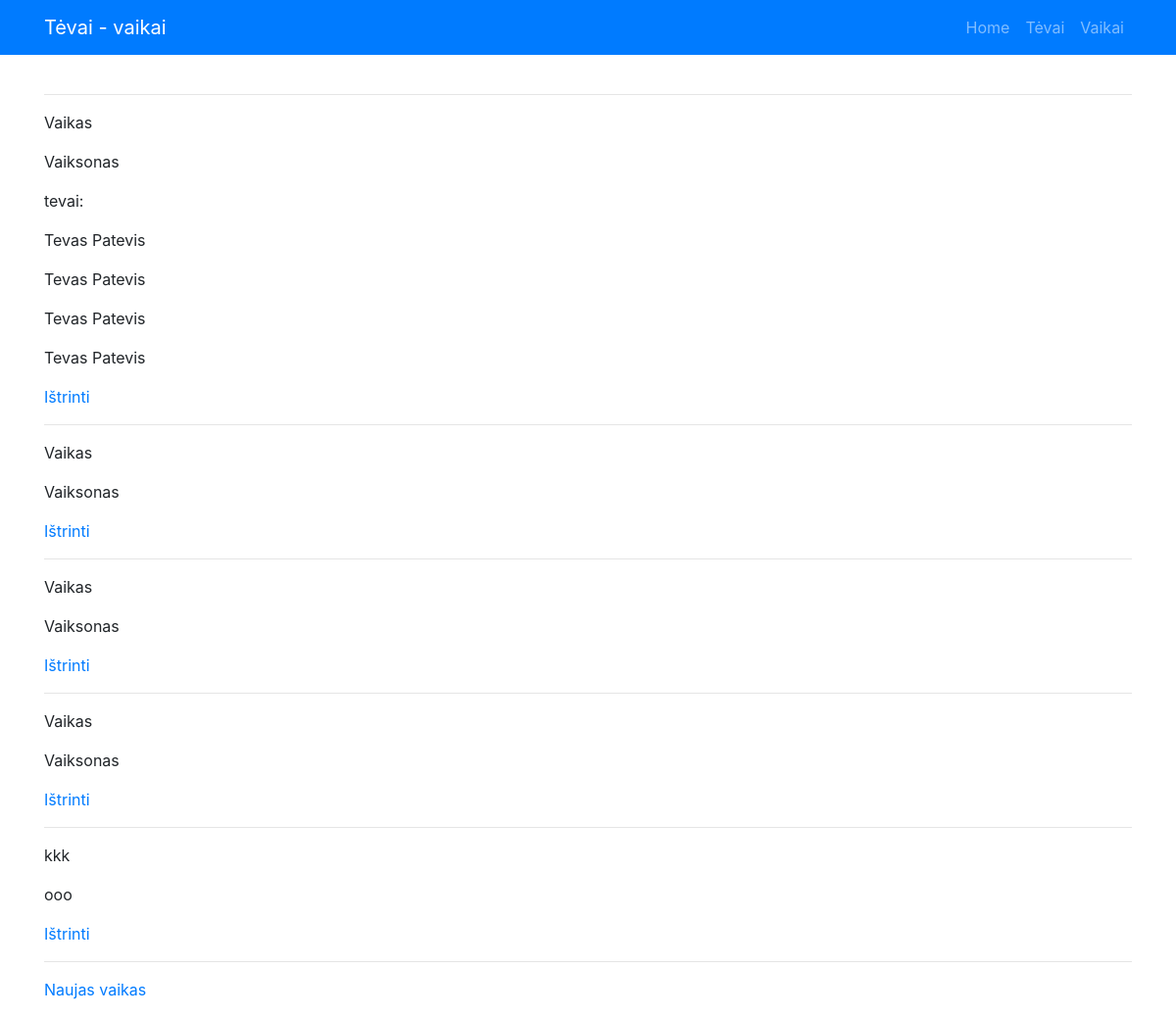
Screenshot of /vaikai with the database file from the repository.
### app.py (models this page shows, shortened)
class Vaikas(db.Model):
    __tablename__ = "vaikas"
    id = db.Column(db.Integer, primary_key=True)
    vardas = db.Column("Vardas", db.String)
    pavarde = db.Column("Pavardė", db.String)

class Tevas(db.Model):
    __tablename__ = "tevas"
    id = db.Column(db.Integer, primary_key=True)
    vardas = db.Column("Vardas", db.String)
    pavarde = db.Column("Pavardė", db.String)
    vaikas_id = db.Column(db.Integer, db.ForeignKey("vaikas.id"))
    vaikas = db.relationship("Vaikas", backref="tevai")

### app.py (the view)
@app.route("/vaikai")
def children():
    try:
        all_children = Vaikas.query.all()
    except:
        all_children = []
    return render_template("vaikai.html", children=all_children)

### templates/vaikai.html
{% extends "base.html" %}
{% block content %}
{% if children %}
{% for vaikas in children %}
<hr>
<p>{{vaikas.vardas}}</p>
<p>{{vaikas.pavarde}}</p>
{% if vaikas.tevai %}
<p>tevai:</p>
{% for tevas in vaikas.tevai %}
<p>{{tevas.vardas}} {{tevas.pavarde}}</p>
{% endfor %}
{% endif %}
<a href="{{ url_for('vaikas_delete', id=vaikas['id']) }}">Ištrinti</a>
{% endfor %}
{% endif %}
<hr>
<p><a href="{{ url_for('new_child')}}">Naujas vaikas</a></p>
{% endblock %}

### templates/base.html (shortened to what this page needs)
<!DOCTYPE html>
<html lang="en">
<head>
  <link rel="stylesheet" href="https://stackpath.bootstrapcdn.com/bootstrap/4.1.3/css/bootstrap.min.css">
</head>
<body>
  <nav class="navbar navbar-expand-lg navbar-dark bg-primary static-top">
    <div class="container">
      <a class="navbar-brand" href="/">Tėvai - vaikai</a>
      <div class="collapse navbar-collapse" id="navbarResponsive">
        <ul class="navbar-nav ml-auto">
          <li class="nav-item">
            <a class="nav-link" href="/">Home</a>
          </li>
          <li class="nav-item">
            <a class="nav-link" href="/tevai">Tėvai</a>
          </li>
          <li class="nav-item">
            <a class="nav-link" href="/vaikai">Vaikai</a>
          </li>
        </ul>
      </div>
    </div>
  </nav>
<div class="container">
  <br>
{% block content %}
{% endblock %}
</div>
</body>
</html>

### rows the page displays
Vaikas: vardas "Vaikas", pavarde "Vaiksonas"
Tevas: vardas "Tevas", pavarde "Patevis"
Tevas: vardas "Tevas", pavarde "Patevis"
Tevas: vardas "Tevas", pavarde "Patevis"
Tevas: vardas "Tevas", pavarde "Patevis"
Vaikas: vardas "Vaikas", pavarde "Vaiksonas"
Vaikas: vardas "Vaikas", pavarde "Vaiksonas"
Vaikas: vardas "Vaikas", pavarde "Vaiksonas"
Vaikas: vardas "kkk", pavarde "ooo"
